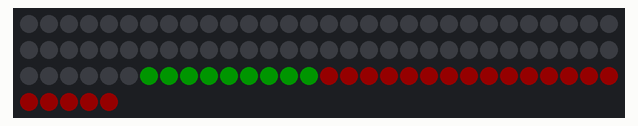
Simulated run of this sketch. Board: Arduino Uno, built with avr-gcc and run on an emulated ATmega328P. On the bench: 95 RGB LEDs in strip order, left to right, continuing on the next row. Dim RGB values are drawn brighter than linear.

Above: at 6.1 s.

The sketch:

florecilla.ino
```cpp
#include <Adafruit_NeoPixel.h>
#ifdef __AVR__
  #include <avr/power.h>
#endif

#define PIN 6

// Parameter 1 = number of pixels in strip
// Parameter 2 = Arduino pin number (most are valid)
// Parameter 3 = pixel type flags, add together as needed:
//   NEO_KHZ800  800 KHz bitstream (most NeoPixel products w/WS2812 LEDs)
//   NEO_KHZ400  400 KHz (classic 'v1' (not v2) FLORA pixels, WS2811 drivers)
//   NEO_GRB     Pixels are wired for GRB bitstream (most NeoPixel products)
//   NEO_RGB     Pixels are wired for RGB bitstream (v1 FLORA pixels, not v2)
Adafruit_NeoPixel strip = Adafruit_NeoPixel(95, PIN, NEO_GRB + NEO_KHZ800);

// IMPORTANT: To reduce NeoPixel burnout risk, add 1000 uF capacitor across
// pixel power leads, add 300 - 500 Ohm resistor on first pixel's data input
// and minimize distance between Arduino and first pixel.  Avoid connecting
// on a live circuit...if you must, connect GND first.

int brigthness=20;
int grow_timer=1000;
int salt=66;


void setup() {
  // This is for Trinket 5V 16MHz, you can remove these three lines if you are not using a Trinket
  #if defined (__AVR_ATtiny85__)
    if (F_CPU == 16000000) clock_prescale_set(clock_div_1);
  #endif
  // End of trinket special code


  strip.begin();
  strip.setBrightness(brigthness);
  strip.show(); // Initialize all pixels to 'off'
}

void loop() {

  for(int i=salt; i<strip.numPixels(); i++) {
    strip.setPixelColor(i, 0);
  }
  strip.show();
   for(int i=0; i<=8; i++) {
    strip.setPixelColor(i+salt, strip.Color(0, 250, 0));
    strip.show();
    delay(500);
  }

  for(int i=0;i<3;i++){
    strip.setPixelColor(9+i+salt,strip.Color(250,0,0)); //tronco
    //derecha
    strip.setPixelColor(15-i+salt,strip.Color(250,0,0));
    strip.setPixelColor(16+i+salt,strip.Color(250,0,0));
    //izquierda
    strip.setPixelColor(26+i+salt,strip.Color(250,0,0));
    strip.setPixelColor(25-i+salt,strip.Color(250,0,0));

    if(i==0 || i==1){
      int i2=i;
    strip.setPixelColor(20-i2+salt,strip.Color(250,0,0));
    strip.setPixelColor(21+i2+salt,strip.Color(250,0,0));

    }
    strip.show();
    delay(500);
  }
      strip.setPixelColor(12+salt,strip.Color(250,0,0)); //tronco
      strip.show();
      delay(500);


}
```

Measured:
- what the display in image 0 shows lasts 0.5 s, from 6.1 s to 6.6 s
